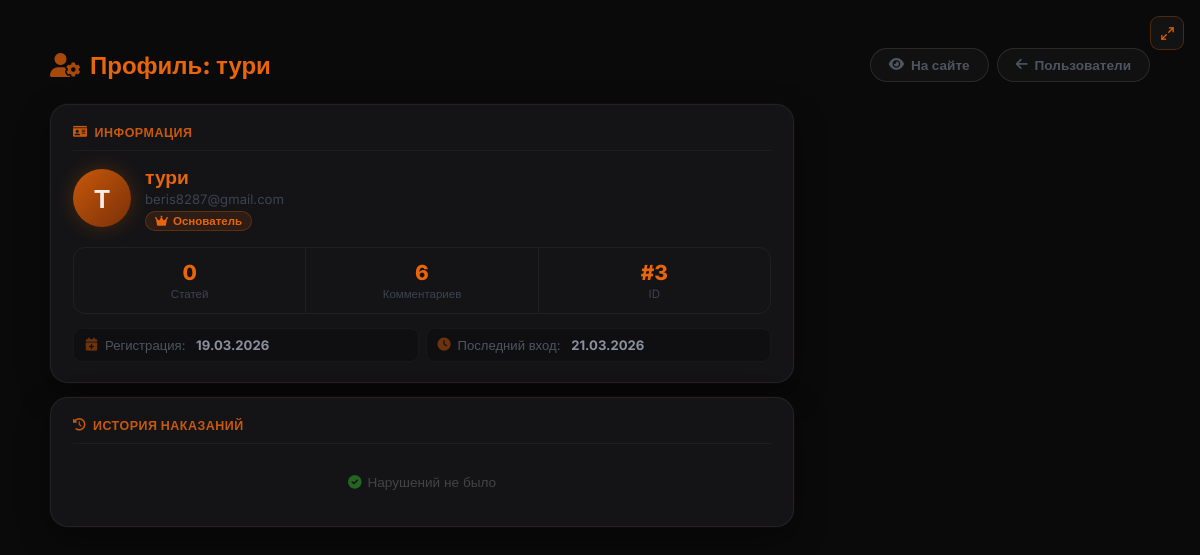
Page /admin/user/3 (signed in) on the earlier database version.
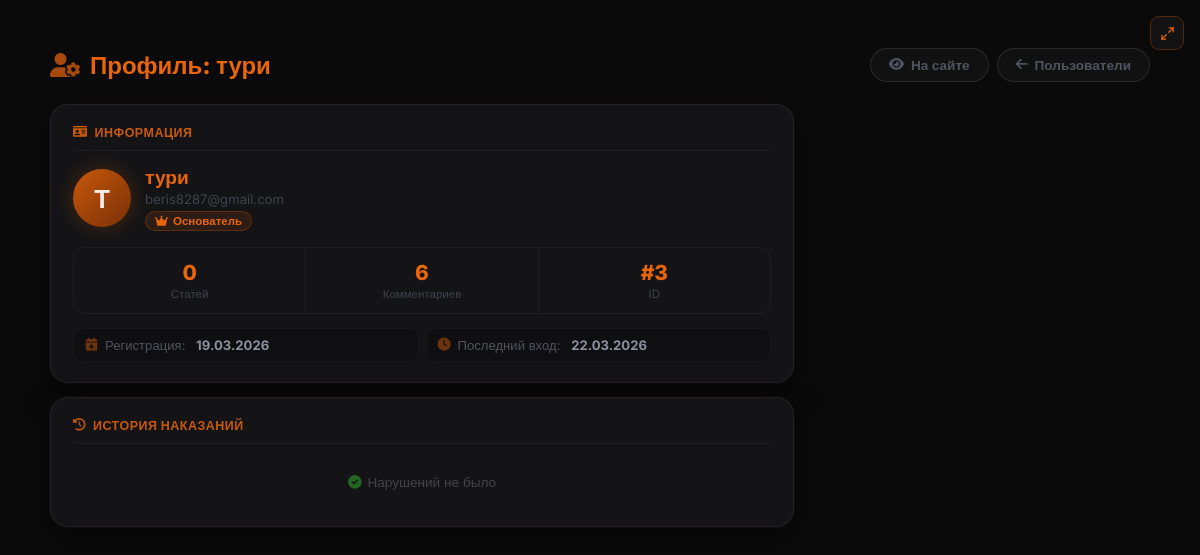
Same page on the later database version.
### models.py (models this page shows, shortened)
class User(db.Model, UserMixin):
    __tablename__ = 'users'
    id             = db.Column(db.Integer, primary_key=True)
    username       = db.Column(db.String(80),  unique=True, nullable=False)
    email          = db.Column(db.String(120), unique=True, nullable=False)
    password_hash  = db.Column(db.String(256), nullable=False)
    role           = db.Column(db.Integer, default=0)
    created_at     = db.Column(db.DateTime, default=datetime.utcnow)   # дата регистрации
    last_seen      = db.Column(db.DateTime, default=datetime.utcnow)
    banned_until   = db.Column(db.DateTime, nullable=True)
    ban_reason     = db.Column(db.String(500), nullable=True)
    banned_by_id   = db.Column(db.Integer, db.ForeignKey('users.id'), nullable=True)
    recovery_key   = db.Column(db.String(256), nullable=True)
    avatar         = db.Column(db.String(300), nullable=True)
    terms_agreed   = db.Column(db.Boolean, default=False)
    privacy_agreed = db.Column(db.Boolean, default=False)
    articles       = db.relationship('Article',  backref='author',     lazy='dynamic', foreign_keys='Article.author_id')
    comments       = db.relationship('Comment',  backref='author',     lazy='dynamic', foreign_keys='Comment.author_id')
    votes          = db.relationship('Vote',     backref='user',       lazy='dynamic')
    extra_pages    = db.relationship('ExtraPage', backref='author',    lazy='dynamic', foreign_keys='ExtraPage.author_id')
    comment_reactions = db.relationship('CommentReaction', backref='user', lazy='dynamic')
    def is_banned(self):
        if self.banned_until and self.banned_until > datetime.utcnow():
            return True
        return False
    def can_ban(self, target):
        if self.role < 3:
            return False
        if target.role >= self.role:
            return False
        return True
    def can_mute(self, target):
        if self.role < 1:
            return False
        if target.role >= self.role:
            return False
        return True

### app.py (the view)
@app.route('/admin/user/<int:user_id>')
@login_required
@mod_required
def admin_user_profile(user_id):
    target_user = User.query.get_or_404(user_id)
    history     = PenaltyHistory.query.filter_by(user_id=user_id).order_by(PenaltyHistory.created_at.desc()).all()
    muted_ids   = {m.user_id for m in Mute.query.filter(Mute.muted_until > datetime.utcnow()).all()}
    user_perm   = UserPermission.get_or_create(user_id) if current_user.role >= 4 else None
    return render_template('admin/user_profile.html', user=target_user, history=history,
                           muted_ids=muted_ids, user_perm=user_perm)

### app.py (called while the page is built)
@login_manager.user_loader
def load_user(user_id):
    return User.query.get(int(user_id))

@app.before_request
def update_last_seen():
    if current_user.is_authenticated:
        from flask import g as _g
        _now = datetime.utcnow()
        _last = session.get('_ls_ts', 0)
        if _now.timestamp() - _last > 60:
            current_user.last_seen = _now
            db.session.commit()
            session['_ls_ts'] = _now.timestamp()

@app.after_request
def add_security_headers(response):
    if request.path.startswith('/game'):
        response.headers['X-Frame-Options'] = 'SAMEORIGIN'
    else:
        response.headers['X-Frame-Options'] = 'DENY'
    response.headers['X-Content-Type-Options'] = 'nosniff'
    response.headers['X-XSS-Protection']       = '1; mode=block'
    response.headers.pop('Server', None)
    response.headers.pop('X-Powered-By', None)
    return response

def mod_required(f):
    from functools import wraps
    @wraps(f)
    def decorated(*args, **kwargs):
        if not current_user.is_authenticated or current_user.role < 3: abort(403)
        return f(*args, **kwargs)
    return decorated

### templates/admin/user_profile.html (shortened to what the changed rows need)
{% extends "base.html" %}
{% block content %}
<div class="admin-user-root">
<div class="admin-user-inner">
    <div class="page-header">
        <h1 class="page-title">
            <i class="fas fa-user-cog" style="opacity:0.7;"></i>
            Профиль: {{ user.username }}
        </h1>
        <div class="header-btns">
            <a href="{{ url_for('profile', username=user.username) }}" class="btn btn-outline" target="_blank">
            </a>
            <a href="{{ url_for('admin_users') }}" class="btn btn-outline">
            </a>
        </div>
    </div>
    <div class="main-grid">
        <div>
            <div class="card">
                <div class="user-top">
                    <div class="user-avatar">{{ user.username[0] }}</div>
                    <div>
                        <div class="user-name">{{ user.username }}</div>
                        <div class="user-email">{{ user.email }}</div>
                        {% set rmap = {0:('Участник','r0','fas fa-user'),1:('Модератор','r1','fas fa-shield-alt'),2:('Редактор','r2','fas fa-pen'),3:('Ст. Модератор','r3','fas fa-user-shield'),4:('Основатель','r4','fas fa-crown')} %}
                        {% set rname,rcls,ricon = rmap.get(user.role,('Участник','r0','fas fa-user')) %}
                        <div class="role-badge {{ rcls }}"><i class="{{ ricon }}"></i> {{ rname }}</div>
                    </div>
                </div>
                <div class="stats-row">
                    <div class="stat-box"><span class="stat-n">#{{ user.id }}</span><div class="stat-l">ID</div></div>
                </div>
                <div class="info-grid">
                    <div class="info-row"><i class="fas fa-calendar-plus"></i>Регистрация:&nbsp;<strong>{% if user.created_at %}{{ user.created_at.strftime('%d.%m.%Y') }}{% else %}—{% endif %}</strong></div>
                    <div class="info-row"><i class="fas fa-clock"></i>Последний вход:&nbsp;<strong>{% if user.last_seen %}{{ user.last_seen.strftime('%d.%m.%Y') }}{% else %}—{% endif %}</strong></div>
                </div>
            </div>
        </div>
    </div>
</div>
</div>
{% endblock %}

Differences in the rows shown:
changed User "тури": last_seen "21.03.2026" → "22.03.2026"
